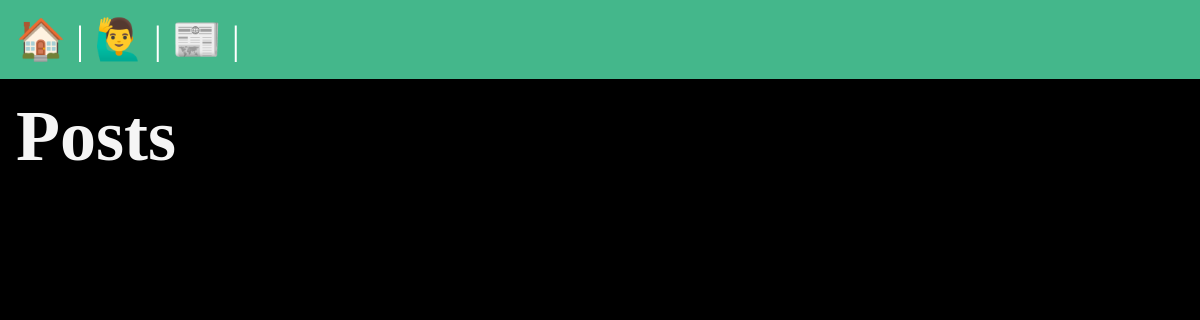
/posts/, run on an earlier commit of the app's database.
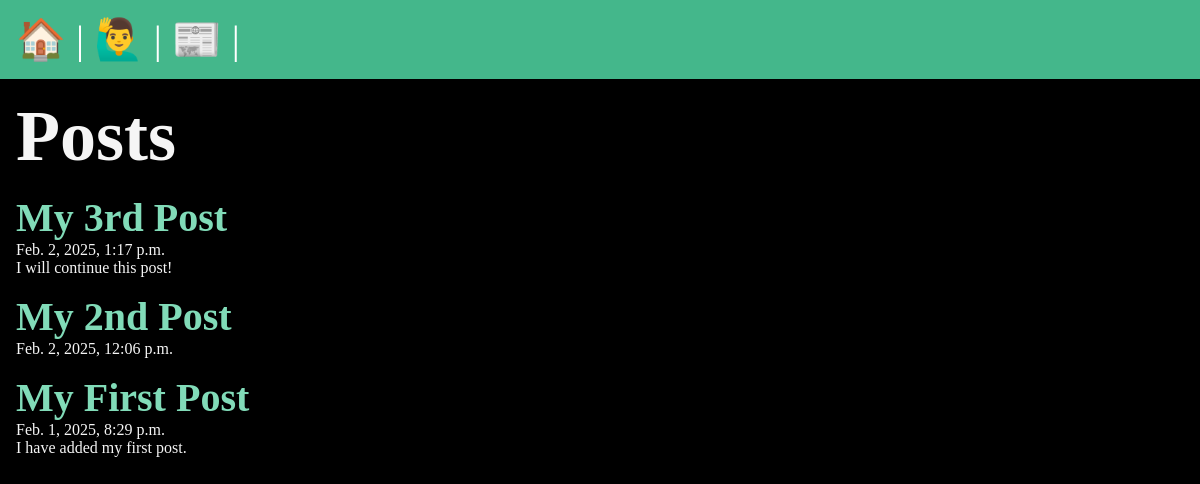
And on a later commit of the database.
### posts/models.py (models this page shows, shortened)
class Post(models.Model):
    title = models.CharField(max_length=75)
    body = models.TextField()
    slug = models.SlugField()
    date = models.DateTimeField(auto_now_add=True)

### posts/views.py (the view)
# urls.py: path('', views.posts_list,name="list"),
def posts_list(request):
    posts = Post.objects.all().order_by('-date')
    return render(request,'posts/posts_list.html',{'posts': posts})

### posts/templates/posts/posts_list.html (shortened to what this page needs)
{% extends "layout.html" %}
{% block content %}
<section>
  <h1>Posts</h1>
  {% for post in posts %}
  <article class="post" >
    <h2>
      <a href="{%  url 'posts:page' slug=post.slug %}">
        {{ post.title }}
      </a>
    </h2>
    <p>{{ post.date }}</p>
    <p>{{ post.body }}</p>
  </article>
  {% endfor %}
</section>
{% endblock %}

### templates/layout.html (shortened to what this page needs)
<!DOCTYPE html>
{% load static %}
<html lang="en">
  <head>
    <link
      rel="stylesheet"
      href="{% static 'css/style.css' %}"
    />
  </head>
  <body>
    <nav>
      <a href="/">
        <span role="img" aria-label="Home" >🏠</span>
      </a> |
      <a href="/about">
        <span role="img" aria-label="About" >🙋‍♂️</span>
      </a> |
      <a href="{% url 'posts:list' %}">
        <span role="img" aria-label="Blogs" >📰</span>
      </a> |
    </nav>
    <main>{% block content %} {% endblock %}</main>
  </body>
</html>

### static/css/style.css (style rules this page uses)
* { margin: 0; padding: 0; box-sizing: border-box; }
body { min-height: 100vh; background-color: black; color: whitesmoke; font-size: 3rem; }
nav { padding: 1rem; background-color: #44b78b; color: white; font-size: 2.5rem; }
main { padding: 1rem; }
section { display: flex; flex-flow: column; gap: 1rem; }
h2 { font-size: 2.5rem; }
p { font-size: 1rem; }
a { text-decoration: none; color: #81dbb8; }

What changed in the data, as far as the page shows it:
added Post: title "My 3rd Post", date "Feb. 2, 2025, 1:17 p.m.", body "I will continue this post!"
added Post: title "My 2nd Post", date "Feb. 2, 2025, 12:06 p.m."
added Post: title "My First Post", date "Feb. 1, 2025, 8:29 p.m.", body "I have added my first post."
